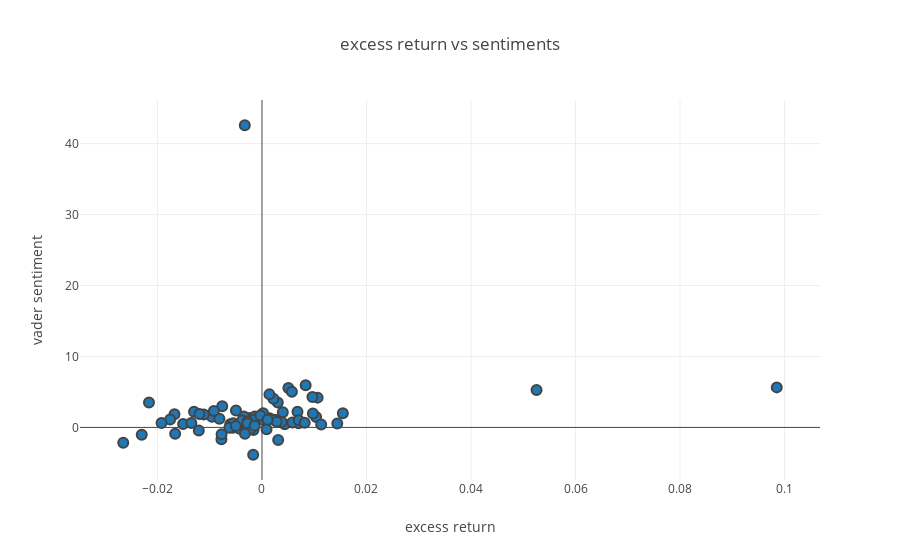

Notebook code cell kept with this figure:
### Code cell
print('FB')
print(alpha_sent_stat_analysis(FB_table))
plot_alpha_corr_vader(FB_table)
